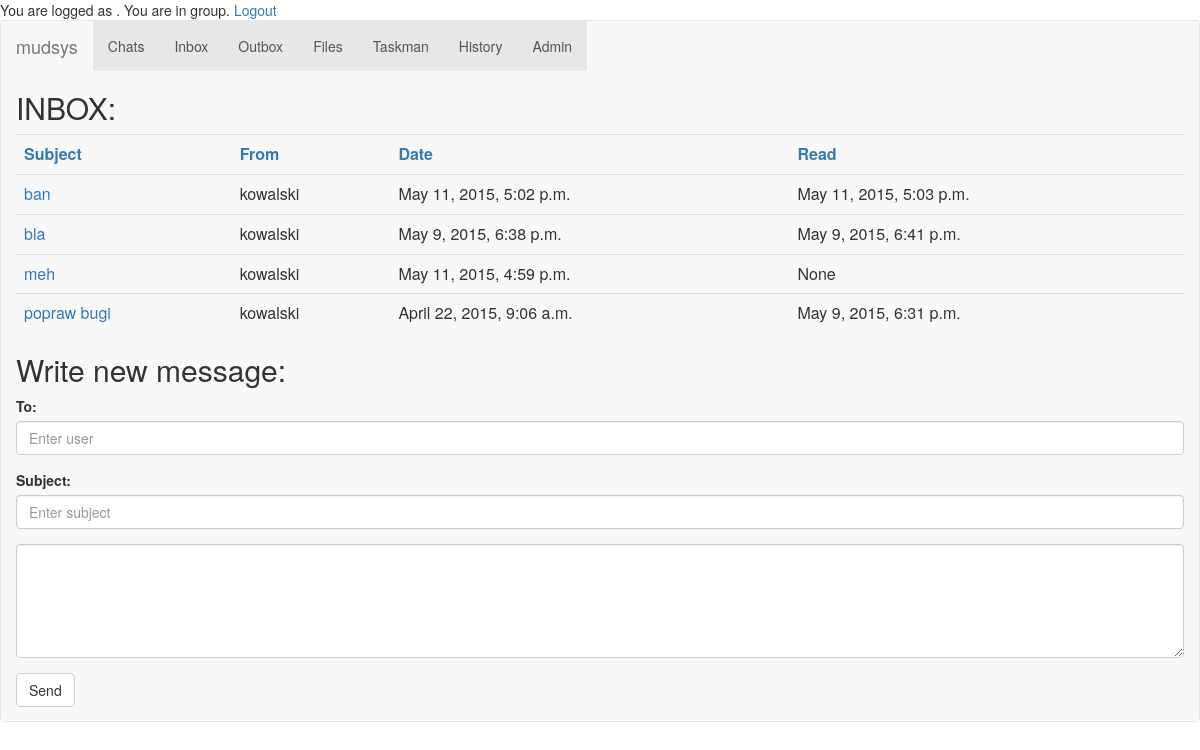
Page /pm/inbox/ (signed in) on the committed database.
### privmsg/models.py (models this page shows, shortened)
class PMessage(models.Model):
	fromUser = models.ForeignKey(AUTH_USER_MODEL, related_name = "requests_from")
	toUser = models.ForeignKey(AUTH_USER_MODEL, related_name = "requests_to")
	subject = models.CharField(max_length=50)
	read = models.BooleanField(default = False)
	readdatetime = models.DateTimeField('date read', null = True)
	datetime = models.DateTimeField('date sent')
	content = models.CharField(max_length=200)

### privmsg/views.py (the view)
def inbox(request):
	inbox_list = PMessage.objects.filter(toUser = request.user).order_by('subject')
	context = {
		'inbox_list': inbox_list,
	}
	return render(request,'pm/inbox.html', context)

### privmsg/templates/pm/inbox.html (shortened to what this page needs)
{% extends "base.html" %}
{% block content %}
<h2>INBOX:</h2>
{% if inbox_list %}
<table class="table">
  <tr>
    <th><a id="" href="{% url 'privmsg:inbox' %}">Subject</a></th>
    <th><a id="" href="{% url 'privmsg:inboxByUser' %}">From</a></th>
    <th><a id="" href="{% url 'privmsg:inboxByDate' %}">Date</a></th>
    <th><a id="" href="{% url 'privmsg:inboxByRead' %}">Read</a></th>
  </tr>
  {% for msg in inbox_list %}
  <tr>
    <td><a id="" href="{% url 'privmsg:show' msg.id %}">{{ msg.subject }}</a></td>
    <td>{{ msg.fromUser }}</td>
    <td>{{ msg.datetime }}</td>
    <td>{{ msg.readdatetime }}</td>
  </tr>
  {% endfor %}
</table>
{% else %}
Your inbox is empty
{% endif %}
<h2>Write new message:</h2>
  <form role="form" action="{% url 'privmsg:send' %}" method="post">
    <div class="form-group">
      <label for="touser">To:</label>
      <input type="touser" class="form-control" id="touser" name="touser" placeholder="Enter user">
    </div>
    <div class="form-group">
      <label for="subject">Subject:</label>
      <input type="subject" class="form-control" id="subject" name="subject" placeholder="Enter subject">
    </div>
    <div class="form-group">
      <textarea class="form-control" rows="5" id="content" name="content"></textarea>
    </div>
    <button type="submit" class="btn btn-default">Send</button>
  </form>
{% endblock %}

### rows in the picture
PMessage: subject "ban", fromUser "kowalski", datetime "May 11, 2015, 5:02 p.m.", readdatetime "May 11, 2015, 5:03 p.m."
PMessage: subject "bla", fromUser "kowalski", datetime "May 9, 2015, 6:38 p.m.", readdatetime "May 9, 2015, 6:41 p.m."
PMessage: subject "meh", fromUser "kowalski", datetime "May 11, 2015, 4:59 p.m.", readdatetime "None"
PMessage: subject "popraw bugi", fromUser "kowalski", datetime "April 22, 2015, 9:06 a.m.", readdatetime "May 9, 2015, 6:31 p.m."
